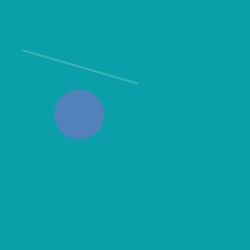
Frame 1 (no input)
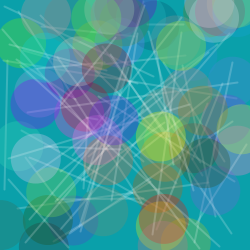
Frame 60 (the mouse pressed at the canvas centre just before this capture)
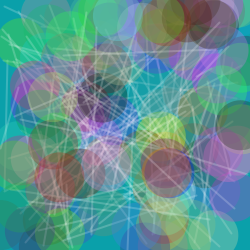
Frame 120 (the mouse held since frame 60 and released just before this capture)

The Processing sketch that drew these frames (run headless with seeded random() and noise(); from frame 60 on, the mouse is pressed at the canvas centre):

// Processing sketch: processing_18675
// ── processing_18675.pde


float posX=random(width);
float posY=random(height);
float fps=40;

void setup(){
  size(250,250);
 
 background(10,160,170,50);
}

void draw(){

  
  /*if(mousePressed){
    background(random(50),random(50),random(50));
  }*/
//if(mousePressed){
 
  noStroke();
    fill(random(255),random(255),random(255),80);
    ellipse(random(width),random(height), 50,50);
  
      stroke(255,50);
  strokeWeight(2);

  line(random(250),random(250),random(250),random(250));
  }
